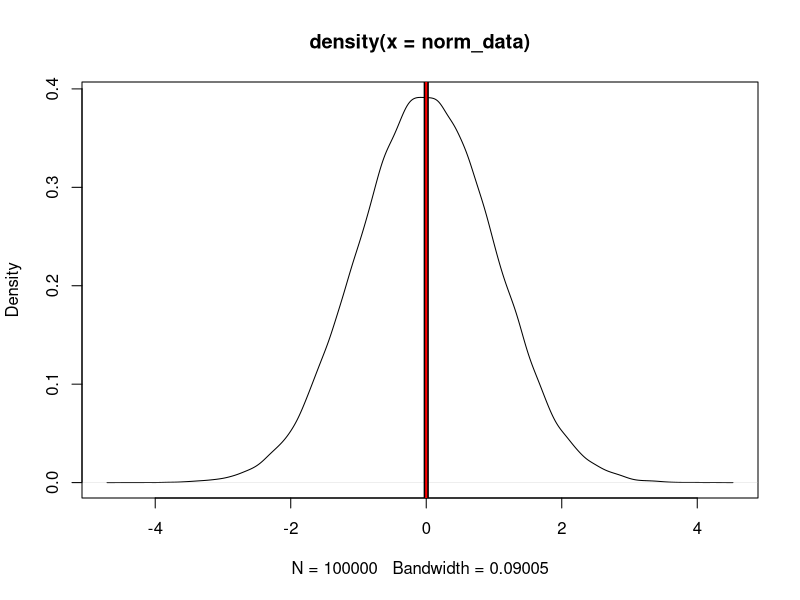
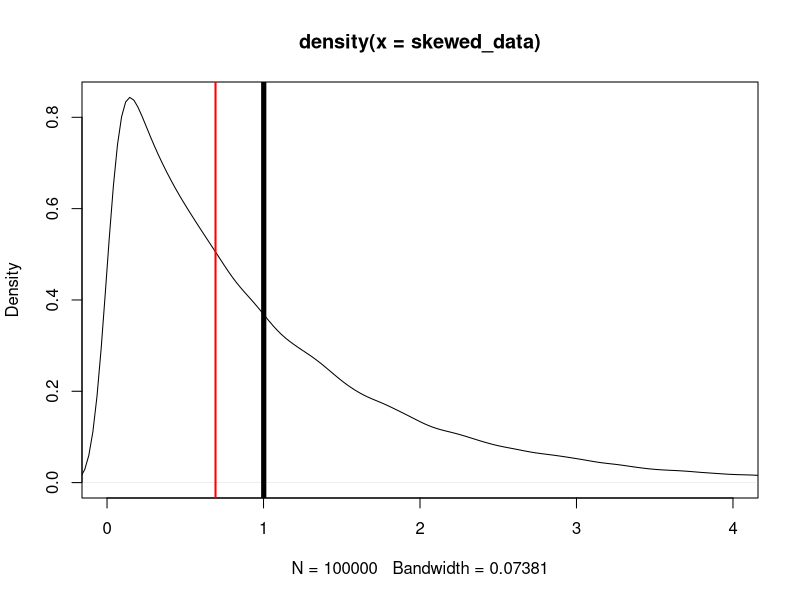
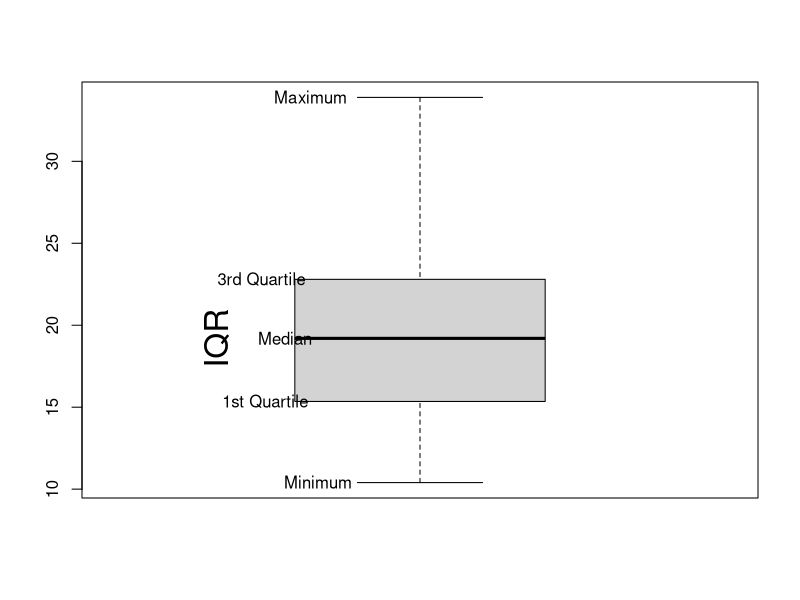
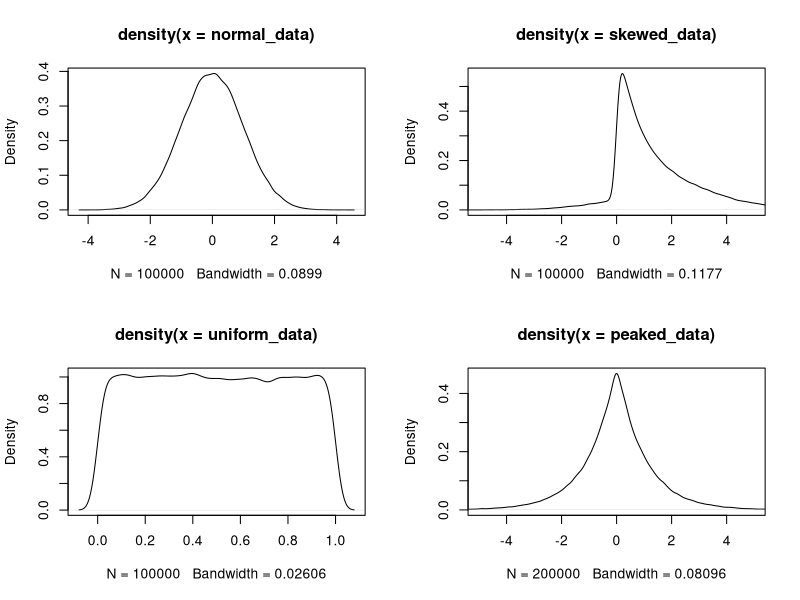

These charts were generated, in order, by the following R code:
### Descriptive Statistics are measures that summarize important features of data,
 ## Often with a single number
 ## Producing descriptive statistics is a comman first step to take after cleaning and preparing a dataset for analysis


#### Measures of Center
  ## Measures of center are statistics that give us a sense of the "middle" of a numeric varaible.
  ## In other words, centrality measures give you a sense of a typical value you'd expect
  ## Comman measures of center include the mean, median and mode


###### Mean - average value ########
 cars <- mtcars               # using the mtcars dataset

 mean(cars$mpg)               # mean() gets the mean for 1 variable

  # colMeans() gets the mean for all columns in a data frame
 colMeans(cars)
  # rowMeans() gets the mean for all rows in a data frame
 head(rowMeans(cars))


###
 
 ### Median ########
 ## median of a distribution is the value where 50% of the data lies below and 50% lies above it
 ## In essence, the median splits the data in half
 ## median is also known as the 50% percentile, since 50% of the observations are found below it
 
 median(cars$mpg)
 
 
 ##  to get the median of every column, we can use the apply()
 ## which takes a data object, a function to execute and a specified margin ( rows or columns)
 
 colMedians <- apply(cars,
                     MARGIN = 2,       # operate on columns
                     FUN = median)     # use function median
 colMedians 
 
 rowMedians <- apply(cars,
                     MARGIN = 1,
                     FUN = median)
head(rowMedians)


##############################################################################
 ### Although the mean and median both give us some sense of the center of a distribution
 ## they aren't always the same
 ## in symmetric distribution, the mean and median will the same

norm_data <- rnorm(100000)        # Generate normally distributed data
plot(density(norm_data))          # create a density plot

abline(v=mean(norm_data), lwd=5)  # Plot a thick black line at the mean
abline(v=median(norm_data), col = "red", lwd=2)   # Plot a red line at the median
  ### if there are outliers then the mean tends to fluctuate a lot
 ### but a median is said to be a robust statistics because it tends to resist such influences

##### create another plot to investigate this

skewed_data <- rexp(100000, 1)      # generate data
plot(density(skewed_data), xlim = c(0,4))

abline(v=mean(skewed_data), lwd = 5)
abline(v=median(skewed_data), col="red", lwd = 2)


##### Mode ( most comman value that occurs) ######
 # create dummy data
data <- c("cat", "cat", "hat", "sat", "cat", "hat", "hat", "hat")

 # create table of counts
data_table <- table(data)
data_table

 # get the index of the variable with the maximum count
max_index <- which.max(data_table)
max_index

 # use the index to get the mode from the table's name
names(data_table)[max_index]


######## If you repeatedly find the mode, you could wrap these steps into a user-defined function

mode_function <- function(data){                      # Define new function
  data_table <- table(data)                           # create data table
  max_index <- which.max(data_table)                  # find max index
  if (is.numeric(data)){                              # If input is numeric data
    return(as.numeric(names(data_table)[max_index]))  # return output as numeric
  }
  names(data_table)[max_index]                # Otherwise return output as character
}

mode_function(data)


##### Get the mode of numeric columns in cars dataset
colModes <- apply(cars,
                  MARGIN = 2,
                  FUN = mode_function)
colModes


##############################################################################
#### Measures of Spread ####
 ## Measures of spread ( or dispersion) are statistics that describe how data varies
 ## while measures of center give us an idea of the typical value,
 ## measures of spread give us a sense of how much the data tends to diverge from the typical value


#### Range ( distance between the maximum and minimum observations) ####
 ## subtract min from max to get the range
max(cars$mpg) - min(cars$mpg)

 ### earlier we noted that the median is the 50th percentile of the data
  ## we can find any other percentile of the data by using quantile()

quantile(cars$mpg)     # Gives 0th, 25th, 50th, 75th and 100th percentile

 # or

# five number summary
fivenum(cars$mpg)

 # or

# summary() shows the five number summary plus the mean
summary(cars$mpg)


########### If you want to get specific quantiles ############
quantile(cars$mpg,
         probs = c(0.1, 0.9))    # get the 10th and 90th percentile

###############################################################
###### Interquartile(IQR) range
 ## IQR is the distance between the 3rd quartile and the 1st quartile which encompasses half the data

IQR(cars$mpg)

 ### the boxplot we learned to create are just visual representations of the five number summary and IQR
five_num <- fivenum(cars$mpg)
boxplot(cars$mpg)

text(x=five_num[1], adj = 2, labels = "Minimum")
text(x=five_num[2], adj = 2.3, labels = "1st Quartile")
text(x=five_num[3], adj = 3, labels = "Median")
text(x=five_num[4], adj = 2.3, labels = "3rd Quartile")
text(x=five_num[5], adj = 2, labels = "Maximum")
text(x=five_num[3], adj = c(0.5, -8), labels = "IQR", srt = 90, cex = 2)



####################################################################################
 ## Variance and Standard deviation are two other comman measures of spread

 #######  Variance ##########
  # the variance of a distribution is the average of the squared deviations(differnces) from the mean
  # use the built in function var() to check variance
var(cars$mpg)

####### Standard Deviation ########
 # is the square root of the variance
 # it puts the units back to the original units
sd(cars$mpg)


  ### Since variance and standard deviation are both derived from the mean
   ## Both are susceptible to the influence of data skew and outliers

#### MEDIAN ABSOLUTE DEVIATION  
  ## is an alternative measure of spread based on the median, which inherits the median's robustness
  ## against data skew and outliers
mad(cars$mpg)


#####################################################################################
####### Skewness and Kurtosis #########
# Beyond the measure of center and spread, descriptive statistics include measures that give
# you a sense of shape of a distribution
# Skewness measures the skew or asymmetry of a distribution
# Kurtosis measure the peakedness of a distribution

#### skewness and kurtosis take the idea of variance a step further
 ## skewness involves cubing deviations from the mean 
 ## kurtosis involves raising deviations from the mean to the 4th power
install.packages("e1071")
library(e1071)

normal_data <- rnorm(100000)                         # generate normally distributed data
skewed_data <- c(rnorm(35000, sd=2)+2, rexp(65000))  # Generate skewed data
uniform_data <- runif(100000, 0, 1)                  # generate uniformly distributed data
peaked_data <- c(rexp(100000),                       # generate data with a sharp peak
                 (rexp(100000)*-1))

## make density plots of the distribution
par(mfrow=c(2,2))             # par() lets you set various graphical parameters
plot(density(normal_data))
plot(density(skewed_data), xlim=c(-5,5))         
plot(density(uniform_data))
plot(density(peaked_data), xlim=c(-5,5))

 ### now lets check skewness of each distributions 
  ## since skewness measures asymmetry, we'd expect to see low skewness for all distribution except 2nd
  ## because all other are roughly symmetric

skewness(normal_data)     #requires package
skewness(skewed_data)
skewness(uniform_data)
skewness(peaked_data)

### here the 3 roughly symmetric distributions have almost zero skewness
## while the positively skewed distribution has positive skewness

#### Now let's check kurtosis ######
 ## since kurtosis measures peakedness, we would expect the flat(uniform) distribution have low kurtosis
 ## while the distributions with sharper peaks should have higher kurtosis

kurtosis(normal_data)
kurtosis(skewed_data)
kurtosis(uniform_data)
kurtosis(peaked_data)

## as we can see from the output, the normally distributed data has a kurtosis near zero
## the flat distribution has negative kurtosis
## and the two pointer distributions have positive kurtosis